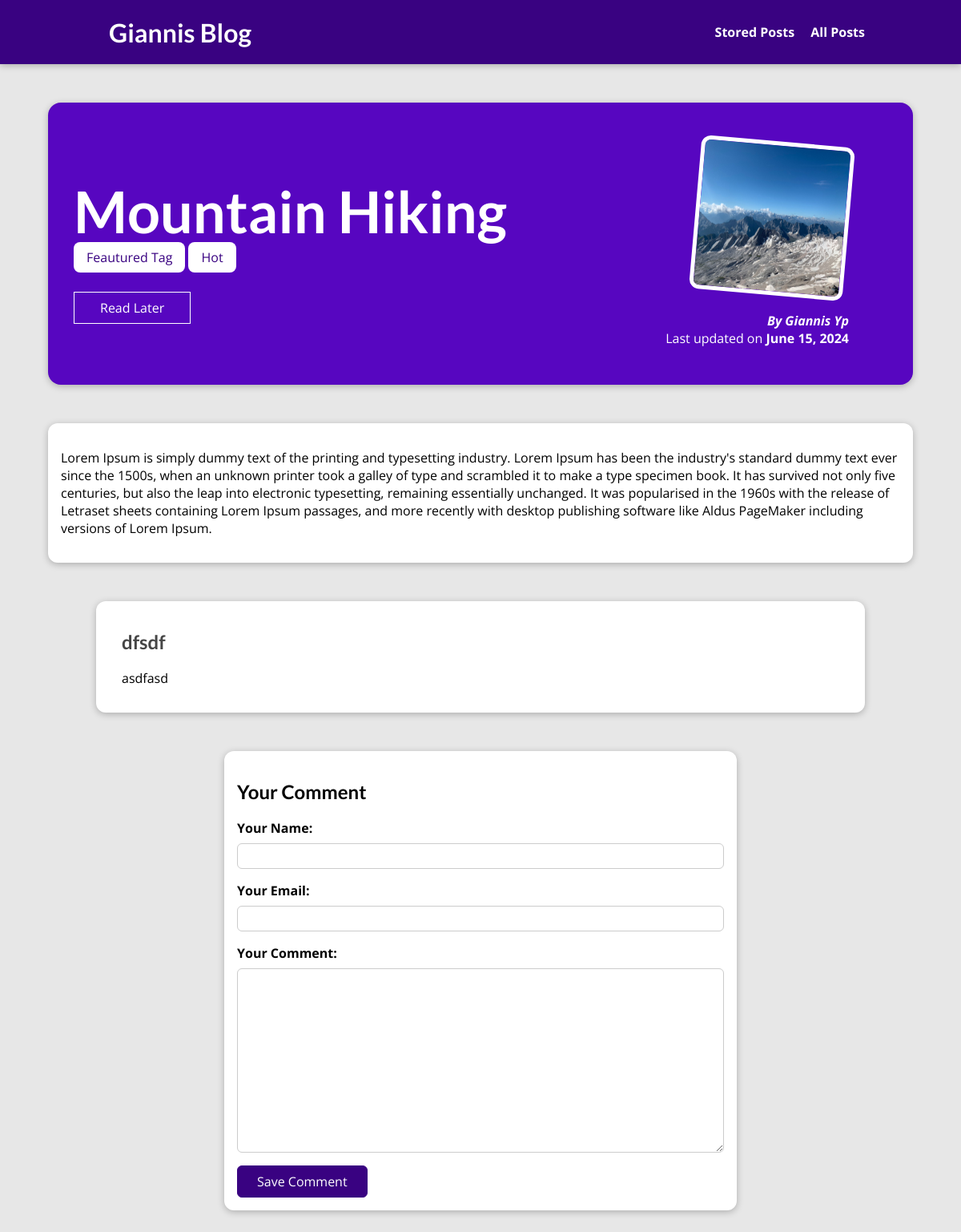
The app's page /posts/hike-in-the-mountains, older data.
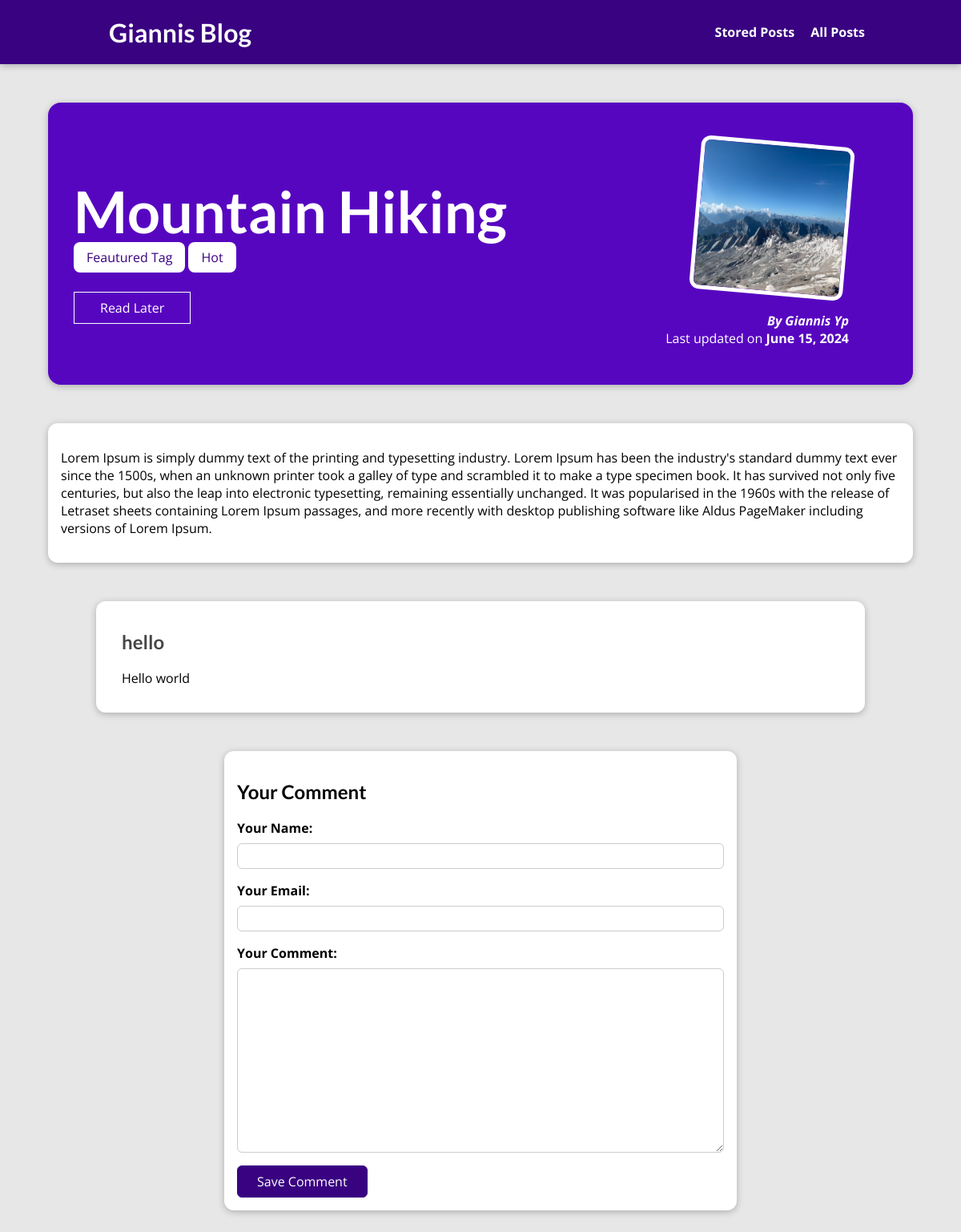
The same page, newer data.
### blog/models.py (models this page shows, shortened)
class Tag(models.Model):
    caption = models.CharField(max_length=20)

class Comment(models.Model):
    user_name = models.CharField(max_length=120)
    user_email = models.EmailField()
    text = models.TextField(max_length=400)
    post = models.ForeignKey(Post, on_delete=models.CASCADE, related_name="comments")

### blog/views.py (the view, shortened to what this page needs)
# urls.py: path("posts/<slug:slug>", views.SinglePostView.as_view(), name="post-detail-page"), #/posts/my-first-post
class SinglePostView(View):
    def is_stored_post(self, request, post_id):
        stored_posts = request.session.get("stored_posts")
        if stored_posts is not None:
            is_saved_for_later = post_id in stored_posts
        else:
            is_saved_for_later = False
        return is_saved_for_later
    def get(self,request, slug):
        post = Post.objects.get(slug=slug)
        context = {
        "post" : post,
        "post_tags" : post.tags.all(),
        "comment_form" : CommentForm(),
        "comments" : post.comments.all().order_by("-id"),
        "saved_for_later": self.is_stored_post(request,post.id)
        }
        return render(request, "blog/post-detail.html",context)

### blog/forms.py
class CommentForm(forms.ModelForm):
    class Meta:
        model = Comment
        exclude = ["post"]
        labels = {
            "user_name" : "Your Name",
            "user_email" : "Your Email",
            "text" : "Your Comment"
        }

### blog/models.py (called while the page is built)
    def full_name(self):
        return f"{self.first_name} {self.last_name}"

    def __str__(self) -> str:
        return self.full_name()

### blog/templates/blog/post-detail.html (shortened to what this page needs)
{%extends "base.html"%}
{%load static%}
{% block css_files %}
    <link rel="stylesheet" href="{%static "blog/post-detail.css"%}"/>
{% endblock %}
{%block content %}
    <section id="summary">
        <h2> {{post.title}}</h2>
        <div>
            {% for tag in post_tags %}
            <span class="tag"> {{tag.caption}}</span>
            {% endfor %}
            </div>
        <div id="read-later">
            <form action="{% url "read-later" %}" method="POST">
            <button>
                {% if saved_for_later %}
                Remove from "Read Later" List
                {%else%}
                Read Later
                {% endif %}
            </button>
        </form>
        </div>
        <article>
            <img src="{{ post.image.url }}" alt={{post.title}} />
            <address>By <a href="mailto:{{ post.author.email_address}}">{{post.author}}</a></address>
            <div>
                Last updated on <time>{{ post.date}}</time>
            </div>
        </article>
    </section>
    <main>
        {{ post.content|linebreaks}}
    </main>
    <section id="comments">
        <ul>
            {% for comment in comments%}
            <li>
                <h2>{{ comment.user_name}}</h2>
                <p>{{ comment.text|linebreaks }}</p>
            </li>
            {% endfor %}
        </ul>
    </section>
    <section id="comment-form">
        <h2>Your Comment</h2>
    <div>
        <form action="{%url "post-detail-page" post.slug %}" method="POST">
            {% for form_field in comment_form %}
            <div class="form-control" {% if form_field.errors%}invalid{% endif %}>
                {{ form_field.label_tag }}
                {{ form_field }}
            </div>
            {%endfor%}
            <button>Save Comment</button>
        </form>
    </div>
    </section>
{%endblock%}

Row changes from the older to the newer data that the page shows:
removed Comment: user_name "dfsdf", text "asdfasd"
added Comment: user_name "hello", text "Hello world"
